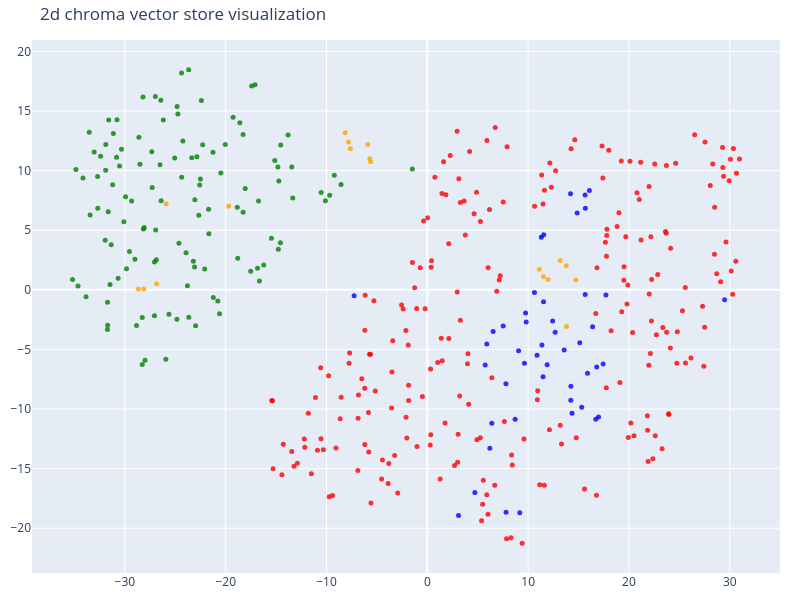

The cell this chart's notebook holds for it:
### Markdown cell above
# text=text=[f"type:{t},Text:{d[:100]}..."for t,d in zip[Any(doc_type,documents)]]
* This creates the information that appears when you hover over a point.
* d[:100] first 100 characters of document
* <br> next line in html
* this text is given to hover info
* which shows each dot info when we hover on that

### Code cell
# We humans find it easier to visalize things in 2D!
# Reduce the dimensionality of the vectors to 2D using t-SNE
# (t-distributed stochastic neighbor embedding)
tsne=TSNE(n_components=2,random_state=42)# 2 means 2d,384 dimensions to 2
reduced_vectors=tsne.fit_transform(vectors)# passing embeddings 

# Create the 2D scatter plot
fig=go.Figure(data=[go.Scatter(
    x=reduced_vectors[:,0],# take 0th column
    y=reduced_vectors[:,1],# take 1st column
    mode='markers',# Tells Plotly to display the data as dots/points
    marker=dict(size=5,color=colors,opacity=0.8),# size of dot,colors of dots,opacity
    text=[f"type:{t},Text:{d[:100]}..."for t,d in zip(doc_type,documents)],
    hoverinfo='text'
)])
fig.update_layout(
    title="2d chroma vector store visualization",
    scene=dict(xaxis_title='x',yaxis_title='y'),
    width=800,
    height=600,
    margin=dict(r=20, b=10, l=10, t=40)# This controls the empty space (margin) around your Plotly graph r-right margin...

)
fig.show()

### Figure 1 — Plotly figure (JSON) as saved in the notebook; plotly's stock layout.template omitted (floating-point values rounded to 4 significant figures; data arrays with more than 128 entries replaced by an {"elided": "..."} marker saying what was removed)
{"data": [{"hoverinfo": "text", "marker": {"color": {"elided": "413 str values"}, "opacity": 0.8, "size": 5}, "mode": "markers", "text": {"elided": "413 str values"}, "type": "scatter", "x": {"elided": "413 float values"}, "y": {"elided": "413 float values"}}], "layout": {"height": 600, "margin": {"b": 10, "l": 10, "r": 20, "t": 40}, "scene": {"xaxis": {"title": {"text": "x"}}, "yaxis": {"title": {"text": "y"}}}, "title": {"text": "2d chroma vector store visualization"}, "width": 800}}
